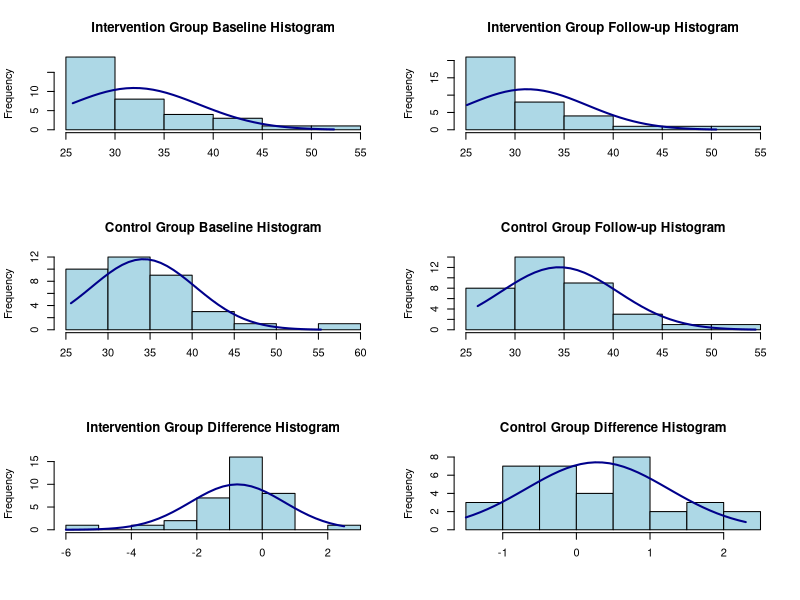
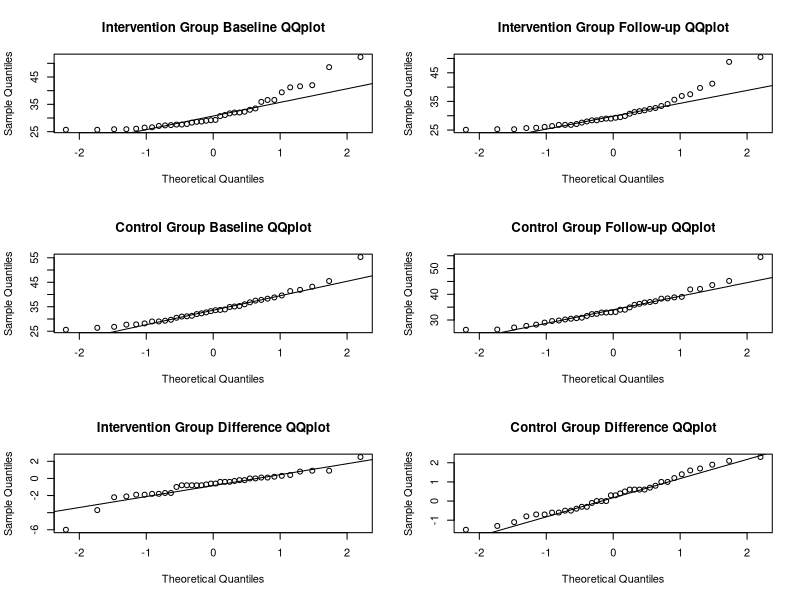

The R source for these figures, in order:
## ---- chunk 1
library(tidyverse)
library(readxl)
## ---- chunk 2
bmi <- 
    read_excel("Exercise.xlsx", range = "A2:N74") %>%
    select(Group,PRE = PRE...13,POST = POST...14 )

inter_g <- bmi %>%
    filter(Group == 1) %>%
    mutate(difference = POST-PRE) %>%
    select(-Group,)
contr_g <- bmi %>%
    filter(Group == 0)%>%
    mutate(difference = POST-PRE) %>%
    select(-Group) 
## ---- chunk 3
plot_data <- cbind(inter_g[,1:2],contr_g[,1:2],inter_g[,3],contr_g[,3])
plot_names <- c("Intervention Group Baseline Histogram","Intervention Group Follow-up Histogram","Control Group Baseline Histogram", "Control Group Follow-up Histogram","Intervention Group Difference Histogram","Control Group Difference Histogram")

par(mfrow = c(3,2))
for (i in 1:6) {
    x <- plot_data[,i]
    h<-hist(x, breaks=9, col="lightblue", xlab= NULL,main = plot_names[i]) 
    xfit<-seq(min(x),max(x),length=40) 
    yfit<-dnorm(xfit,mean=mean(x),sd=sd(x)) 
    yfit <- yfit*diff(h$mids[1:2])*length(x) 
    lines(xfit, yfit, col="darkblue", lwd=2)
}
## ---- chunk 4
plot_names_qq <- c("Intervention Group Baseline QQplot","Intervention Group Follow-up QQplot","Control Group Baseline QQplot", "Control Group Follow-up QQplot","Intervention Group Difference QQplot","Control Group Difference QQplot")
par(mfrow = c(3,2))
for (i in 1:6) {
    x <- plot_data[,i]
    qqnorm(x,main = plot_names_qq[i])
    qqline(x)
}

    
